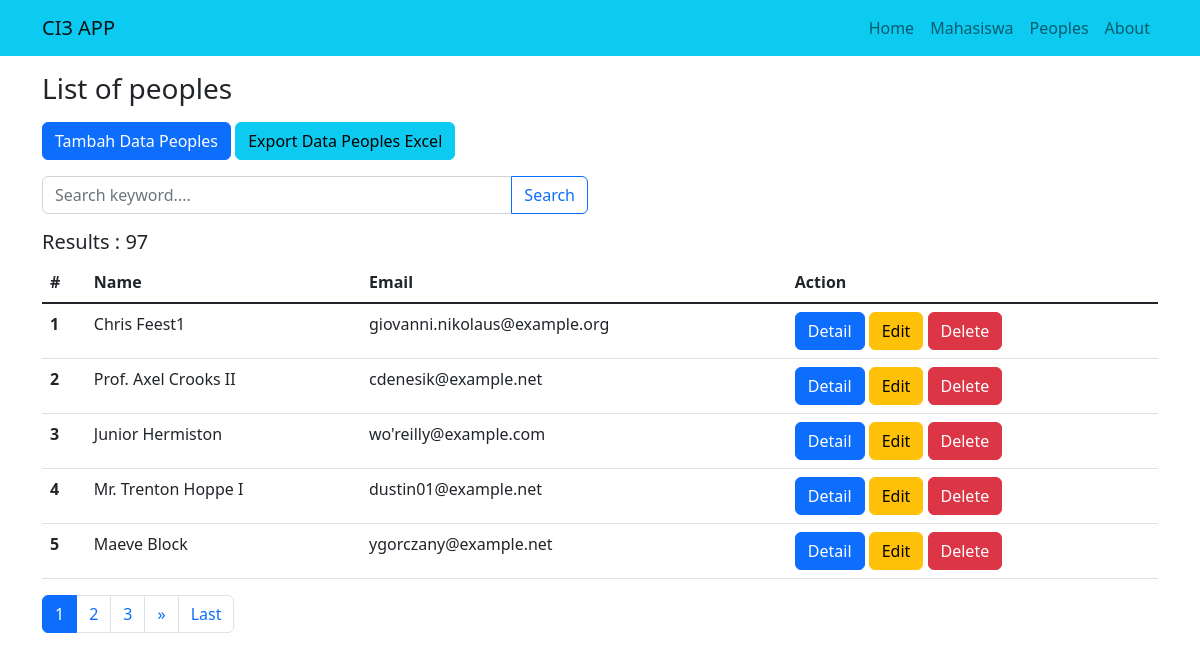
/index.php/peoples, run on the app's committed database.
### tables this page shows
CREATE TABLE `peoples` (
  `id` int(9) UNSIGNED NOT NULL,
  `name` varchar(100) NOT NULL,
  `address` varchar(255) NOT NULL,
  `email` varchar(100) NOT NULL
);

### application/controllers/Peoples.php (called while the page is built, shortened)
<?php
class Peoples extends CI_Controller {
	public function __construct()
	{
		$this->load->model('Peoples_model');
		$this->load->library('form_validation');
	}
	public function index()
	{
		$data['judul'] = 'Daftar Orang-orang';
		$this->load->model('Peoples_model', 'peoples');
		$this->load->library('pagination');
		if ($this->input->post('submit')){
			$data['keyword'] = $this->input->post('keyword');
			$this->session->set_userdata('keyword', $data['keyword']);
		} else {
			$data['keyword'] = $this->session->userdata('keyword');
		}
		$this->db->like('name', $data['keyword']);
		$this->db->or_like('email', $data['keyword']);
		$this->db->from('peoples');
		$config['total_rows'] = $this->db->count_all_results();
		$data['total_rows'] = $config['total_rows'];
		$config['per_page'] = 5;
		$data['start'] = $this->uri->segment(3);
		$data['peoples'] = $this->peoples->getPeoples($config['per_page'], $data['start'], $data['keyword']);
		$this->load->view('templates/header', $data);
		$this->load->view('peoples/index', $data);
		$this->load->view('templates/footer');
	}
}
?>

### index.php (called while the page is built, shortened)
<?php
require_once BASEPATH.'core/CodeIgniter.php';

### application/config/config.php (called while the page is built, shortened)
<?php
$config['base_url'] = 'http://localhost/ci3-app/';
$config['index_page'] = '';
$config['uri_protocol']	= 'REQUEST_URI';
$config['url_suffix'] = '';
$config['language']	= 'english';
$config['charset'] = 'UTF-8';
$config['enable_hooks'] = FALSE;
$config['subclass_prefix'] = 'MY_';
$config['composer_autoload'] = 'vendor/autoload.php';
$config['permitted_uri_chars'] = 'a-z 0-9~%.:_\-';
$config['enable_query_strings'] = FALSE;
$config['controller_trigger'] = 'c';
$config['function_trigger'] = 'm';
$config['directory_trigger'] = 'd';
$config['allow_get_array'] = TRUE;
$config['log_threshold'] = 0;
$config['log_path'] = '';
$config['log_file_extension'] = '';
$config['log_file_permissions'] = 0644;
$config['log_date_format'] = 'Y-m-d H:i:s';
$config['error_views_path'] = '';
$config['cache_path'] = '';
$config['cache_query_string'] = FALSE;
$config['encryption_key'] = '';
$config['sess_driver'] = 'files';
$config['sess_cookie_name'] = 'ci_session';
$config['sess_samesite'] = 'Lax';
$config['sess_expiration'] = 7200;
$config['sess_save_path'] = NULL;
$config['sess_match_ip'] = FALSE;
$config['sess_time_to_update'] = 300;
$config['sess_regenerate_destroy'] = FALSE;
$config['cookie_prefix']	= '';
$config['cookie_domain']	= '';
$config['cookie_path']		= '/';
$config['cookie_secure']	= FALSE;
$config['cookie_httponly'] 	= FALSE;
$config['cookie_samesite'] 	= 'Lax';
$config['standardize_newlines'] = FALSE;
$config['global_xss_filtering'] = FALSE;
$config['csrf_protection'] = FALSE;
$config['csrf_token_name'] = 'csrf_test_name';
$config['csrf_cookie_name'] = 'csrf_cookie_name';
$config['csrf_expire'] = 7200;
$config['csrf_regenerate'] = TRUE;
$config['csrf_exclude_uris'] = array();
$config['compress_output'] = FALSE;
$config['time_reference'] = 'local';
$config['rewrite_short_tags'] = FALSE;
$config['proxy_ips'] = '';

### application/models/Peoples_model.php (called while the page is built, shortened)
<?php
class Peoples_model extends CI_Model
{
	public function getPeoples($limit, $start, $keyword = null)
	{
		return $this->db->get('peoples', $limit, $start)->result_array();
	}
}

### application/views/peoples/index.php (the view, shortened to what this page needs)
<div class="container">
	<h3 class="mt-3">List of peoples</h3>
		<div class="row mt-3">
		<div class="col-md-6">
			<a href="<?= base_url(); ?>peoples/tambah" class="btn btn-primary">Tambah Data Peoples</a>
			<a href="<?= base_url(); ?>peoples/excel" class="btn btn-info">Export Data Peoples Excel</a>
		</div>
	</div>
	<div class="row mt-3">
		<div class="col-md-6">
			<form action="" method="post">
				<div class="input-group mb-3">
					<input type="text" class="form-control" placeholder="Search keyword...." name="keyword" autocomplete="off" autofocus>
					<input class="btn btn-outline-primary" type="submit" name="submit" value="Search">
				</div>
			</form>
		</div>
	</div>
	<div class="row">
		<div class="col-md">
			<h5>Results : <?= $total_rows; ?></h5>
			<table class="table">
				<thead>
					<tr>
						<th scope="col">#</th>
						<th scope="col">Name</th>
						<th scope="col">Email</th>
						<th scope="col">Action</th>
					</tr>
				</thead>
				<tbody class="table-group-divider">
					<?php foreach ($peoples as $people) : ?>
						<tr>
							<th scope="row"><?= ++$start ?></th>
							<td><?= $people['name']; ?></td>
							<td><?= $people['email']; ?></td>
							<td>
								<a href="<?= base_url(); ?>/peoples/detail/<?= $people['id']; ?>" class="btn btn-primary">Detail</a>
								<a href="<?= base_url(); ?>/peoples/ubah/<?= $people['id']; ?>" class="btn btn-warning">Edit</a>
								<a href="<?= base_url(); ?>/peoples/hapus/<?= $people['id']; ?>" onclick=" return confirm('yakin');" class="btn btn-danger">Delete</a>
							</td>
						</tr>
					<?php endforeach;  ?>
				</tbody>
			</table>
			<?= $this->pagination->create_links(); ?>
		</div>
	</div>
</div>

### application/config/pagination.php (shortened to what this page needs)
<?php
$config['base_url'] = 'http://localhost/ci3-app/peoples/index';
$config['full_tag_open'] = '<nav><ul class="pagination">';
$config['full_tag_close'] = '</ul></nav>';
$config['first_link'] = 'First';
$config['first_tag_open'] = '<li class="page-item">';
$config['first_tag_close'] = '</li>';
$config['last_link'] = 'Last';
$config['last_tag_open'] = '<li class="page-item">';
$config['last_tag_close'] = '</li>';
$config['next_link'] = '&raquo';
$config['next_tag_open'] = '<li class="page-item">';
$config['next_tag_close'] = '</li>';
$config['cur_tag_open'] = '<li class="page-item active"><a class="page-link" href="#">';
$config['cur_tag_close'] = '</a></li>';
$config['num_tag_open'] = '<li class="page-item">';
$config['num_tag_close'] = '</li>';

### application/views/templates/header.php (shortened to what this page needs)
<!doctype html>
<html lang="en">
<head>
	<link href="https://cdn.jsdelivr.net/npm/bootstrap@5.2.0-beta1/dist/css/bootstrap.min.css" rel="stylesheet">
	<link rel="stylesheet" href="<?= base_url(); ?>assets/css/style.css">
</head>
<body>
<nav class="navbar navbar-expand-lg bg-info">
  <div class="container">
    <a class="navbar-brand" href="#">CI3 APP</a>
    <div class="collapse navbar-collapse" id="navbarNavAltMarkup">
      <div class="navbar-nav ms-auto">
        <a class="nav-link" aria-current="page" href="<?= base_url(); ?>">Home</a>
        <a class="nav-link" href="<?= base_url(); ?>mahasiswa">Mahasiswa</a>
        <a class="nav-link" href="<?= base_url(); ?>peoples">Peoples</a>
        <a class="nav-link" href="<?= base_url(); ?>about">About</a>
      </div>
    </div>
  </div>
</nav>

### application/views/templates/footer.php (shortened to what this page needs)
</body>
</html>

### data on the page
peoples: name "Chris Feest1", email "giovanni.nikolaus@example.org"
peoples: name "Prof. Axel Crooks II", email "cdenesik@example.net"
peoples: name "Junior Hermiston", email "wo'reilly@example.com"
peoples: name "Mr. Trenton Hoppe I", email "dustin01@example.net"
peoples: name "Maeve Block", email "ygorczany@example.net"

### other printed values
$total_rows "97"
$this->pagination->create_links() "1 2 3 » Last"
